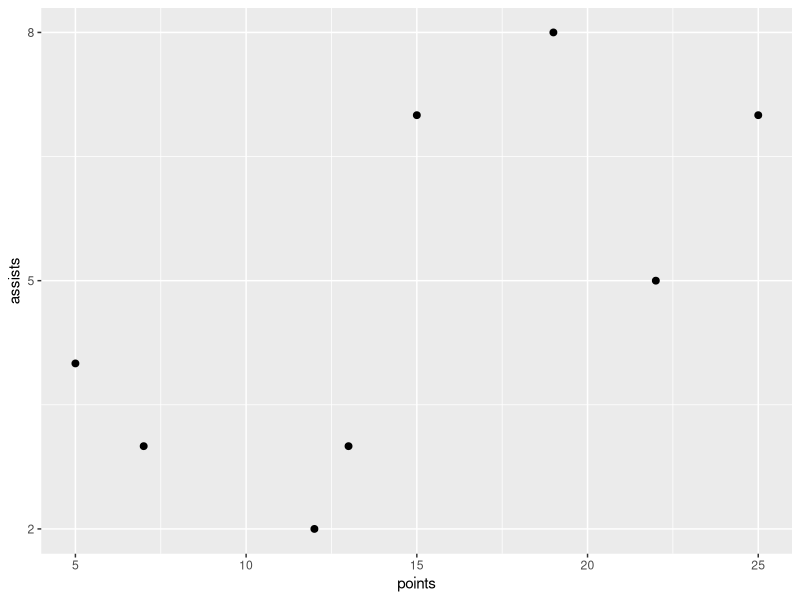
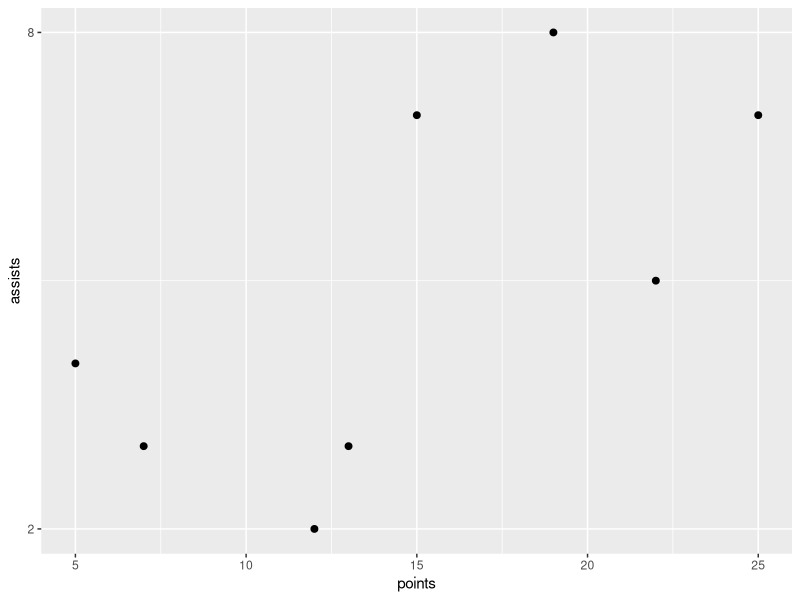
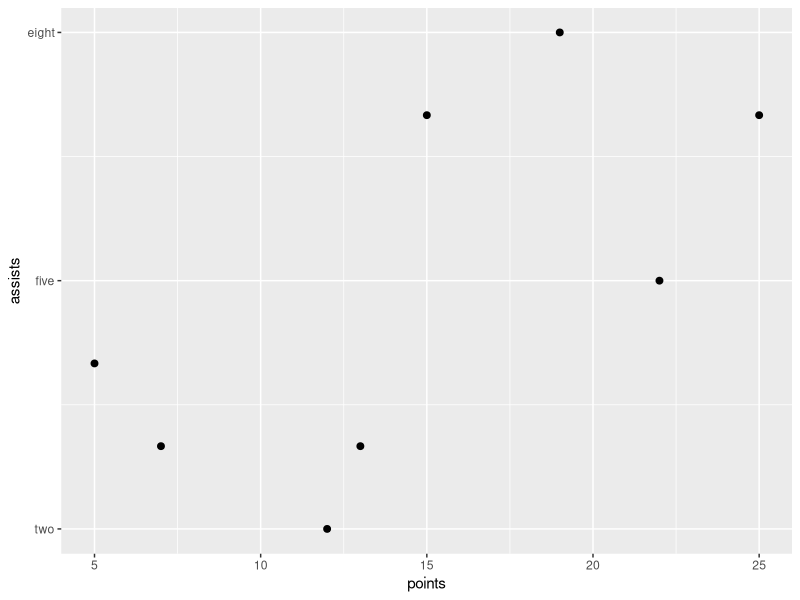
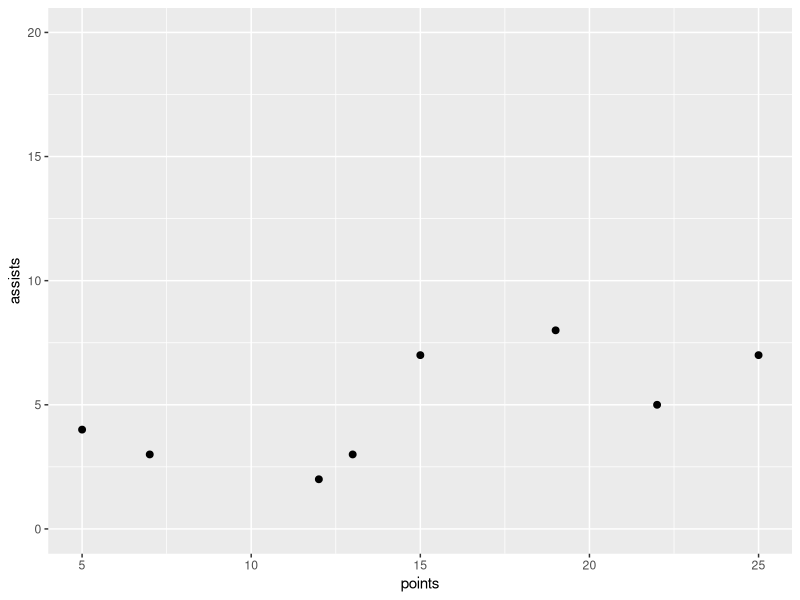

The R script that drew these images, in order:
# create data frame
df <- data.frame(points=c(5, 7, 12, 13, 15, 19, 22, 25),
                 assists=c(4, 3, 2, 3, 7, 8, 5, 7))

# view data frame
df

# Example 1: Use scale_y_continuous with Custom Axis Breaks
library("ggplot2")

# create scatterplot with custom y-axis breaks
ggplot(df, aes(x=points, y=assists)) + 
  geom_point(size=2) + 
  scale_y_continuous(breaks = c(2, 5, 8))

# Example 2: Use scale_y_continuous with Custom Number of Breaks
library("ggplot2")

# create scatterplot with custom number of breaks on y-axis
ggplot(df, aes(x=points, y=assists)) + 
  geom_point(size=2) + 
  scale_y_continuous(n.breaks = 2)

# Example 3: Use scale_y_continuous with Custom Labels
library("ggplot2")

# create scatterplot with custom labels
ggplot(df, aes(x=points, y=assists)) + 
  geom_point(size=2) + 
  scale_y_continuous(breaks = c(2, 5, 8), labels = c("two", "five", "eight"))

# Example 4: Use scale_y_continuous with Custom Limits
library("ggplot2")

# create scatterplot with custom y-axis limits
ggplot(df, aes(x=points, y=assists)) + 
  geom_point(size=2) + 
  scale_y_continuous(limits = c(0, 20))
